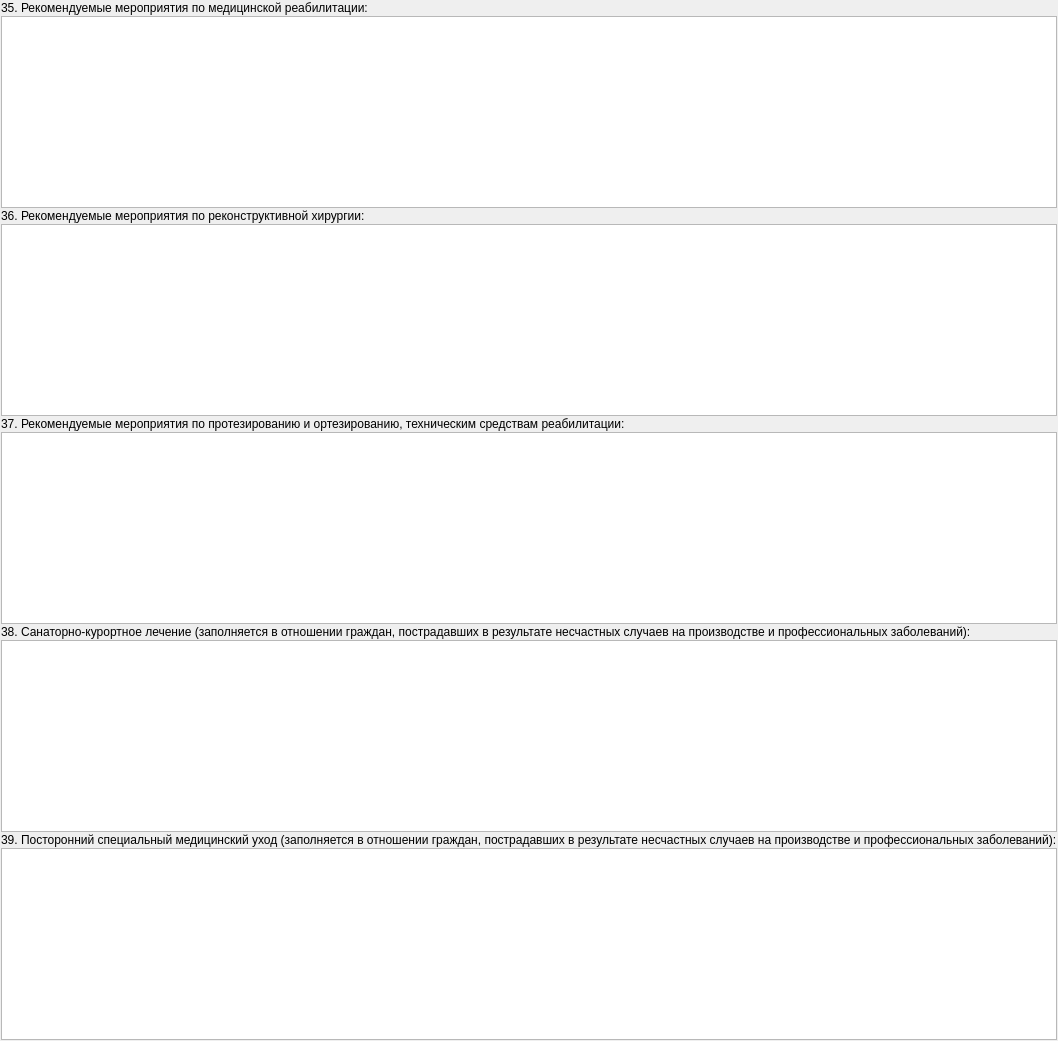
          <widget class="QWidget" name="tabRecommend">
           <attribute name="title">
            <string>&amp;Рекомендации</string>
           </attribute>
           <layout class="QGridLayout" name="gridLayout_52">
            <property name="margin">
             <number>1</number>
            </property>
            <property name="spacing">
             <number>1</number>
            </property>
            <item row="7" column="0">
             <widget class="QLabel" name="lblHealthResortTreatment">
              <property name="text">
               <string>38. Санаторно-курортное лечение (заполняется в отношении граждан, пострадавших в результате несчастных случаев на производстве и профессиональных заболеваний):</string>
              </property>
             </widget>
            </item>
            <item row="1" column="0">
             <widget class="QTextEdit" name="edtRecommendedActionRehabilitation"/>
            </item>
            <item row="3" column="0">
             <widget class="QLabel" name="lblRecommendedActionReconstructiveSurgery">
              <property name="text">
               <string>36. Рекомендуемые мероприятия по реконструктивной хирургии:</string>
              </property>
             </widget>
            </item>
            <item row="5" column="0">
             <widget class="QLabel" name="lblRecommendedActionProsthetics">
              <property name="text">
               <string>37. Рекомендуемые мероприятия по протезированию и ортезированию, техническим средствам реабилитации:</string>
              </property>
             </widget>
            </item>
            <item row="8" column="0">
             <widget class="QTextEdit" name="edtHealthResortTreatment"/>
            </item>
            <item row="6" column="0">
             <widget class="QTextEdit" name="edtRecommendedActionProsthetics"/>
            </item>
            <item row="0" column="0">
             <widget class="QLabel" name="lblRecommendedActionRehabilitation">
              <property name="text">
               <string>35. Рекомендуемые мероприятия по медицинской реабилитации:</string>
              </property>
             </widget>
            </item>
            <item row="4" column="0">
             <widget class="QTextEdit" name="edtRecommendedActionReconstructiveSurgery"/>
            </item>
            <item row="9" column="0">
             <widget class="QLabel" name="lblExtraneousSpecialMedicalCare">
              <property name="text">
               <string>39. Посторонний специальный медицинский уход (заполняется в отношении граждан, пострадавших в результате несчастных случаев на производстве и профессиональных заболеваний):</string>
              </property>
             </widget>
            </item>
            <item row="10" column="0">
             <widget class="QTextEdit" name="edtExtraneousSpecialMedicalCare"/>
            </item>
           </layout>
          </widget>
